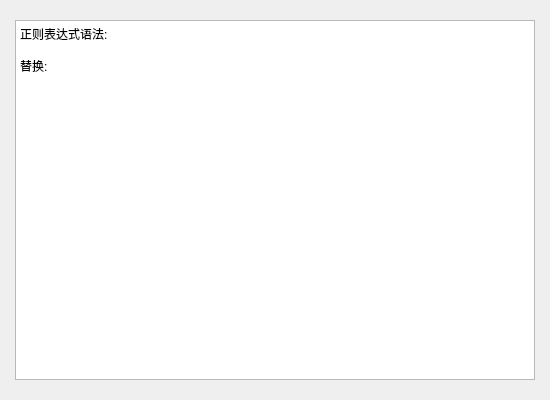
<?xml version="1.0" encoding="UTF-8"?>
<ui version="4.0">
 <class>regularHelper</class>
 <widget class="QWidget" name="regularHelper">
  <property name="geometry">
   <rect>
    <x>0</x>
    <y>0</y>
    <width>550</width>
    <height>400</height>
   </rect>
  </property>
  <property name="minimumSize">
   <size>
    <width>550</width>
    <height>400</height>
   </size>
  </property>
  <property name="maximumSize">
   <size>
    <width>550</width>
    <height>400</height>
   </size>
  </property>
  <property name="windowTitle">
   <string>Form</string>
  </property>
  <widget class="QTextEdit" name="textEdit">
   <property name="geometry">
    <rect>
     <x>15</x>
     <y>20</y>
     <width>520</width>
     <height>360</height>
    </rect>
   </property>
   <property name="minimumSize">
    <size>
     <width>520</width>
     <height>360</height>
    </size>
   </property>
   <property name="maximumSize">
    <size>
     <width>520</width>
     <height>360</height>
    </size>
   </property>
   <property name="html">
    <string>&lt;!DOCTYPE HTML PUBLIC &quot;-//W3C//DTD HTML 4.0//EN&quot; &quot;http://www.w3.org/TR/REC-html40/strict.dtd&quot;&gt;
&lt;html&gt;&lt;head&gt;&lt;meta name=&quot;qrichtext&quot; content=&quot;1&quot; /&gt;&lt;meta charset=&quot;utf-8&quot; /&gt;&lt;style type=&quot;text/css&quot;&gt;
p, li { white-space: pre-wrap; }
hr { height: 1px; border-width: 0; }
li.unchecked::marker { content: &quot;\2610&quot;; }
li.checked::marker { content: &quot;\2612&quot;; }
&lt;/style&gt;&lt;/head&gt;&lt;body style=&quot; font-family:'Microsoft YaHei UI'; font-size:9pt; font-weight:400; font-style:normal;&quot;&gt;
&lt;p style=&quot; margin-top:0px; margin-bottom:0px; margin-left:0px; margin-right:0px; -qt-block-indent:0; text-indent:0px;&quot;&gt;正则表达式语法: &lt;/p&gt;
&lt;p style=&quot;-qt-paragraph-type:empty; margin-top:0px; margin-bottom:0px; margin-left:0px; margin-right:0px; -qt-block-indent:0; text-indent:0px;&quot;&gt;&lt;br /&gt;&lt;/p&gt;
&lt;p style=&quot; margin-top:0px; margin-bottom:0px; margin-left:0px; margin-right:0px; -qt-block-indent:0; text-indent:0px;&quot;&gt;替换:&lt;/p&gt;
&lt;p style=&quot;-qt-paragraph-type:empty; margin-top:0px; margin-bottom:0px; margin-left:0px; margin-right:0px; -qt-block-indent:0; text-indent:0px;&quot;&gt;&lt;br /&gt;&lt;/p&gt;
&lt;p style=&quot;-qt-paragraph-type:empty; margin-top:0px; margin-bottom:0px; margin-left:0px; margin-right:0px; -qt-block-indent:0; text-indent:0px;&quot;&gt;&lt;br /&gt;&lt;/p&gt;&lt;/body&gt;&lt;/html&gt;</string>
   </property>
  </widget>
 </widget>
 <resources/>
 <connections/>
</ui>
